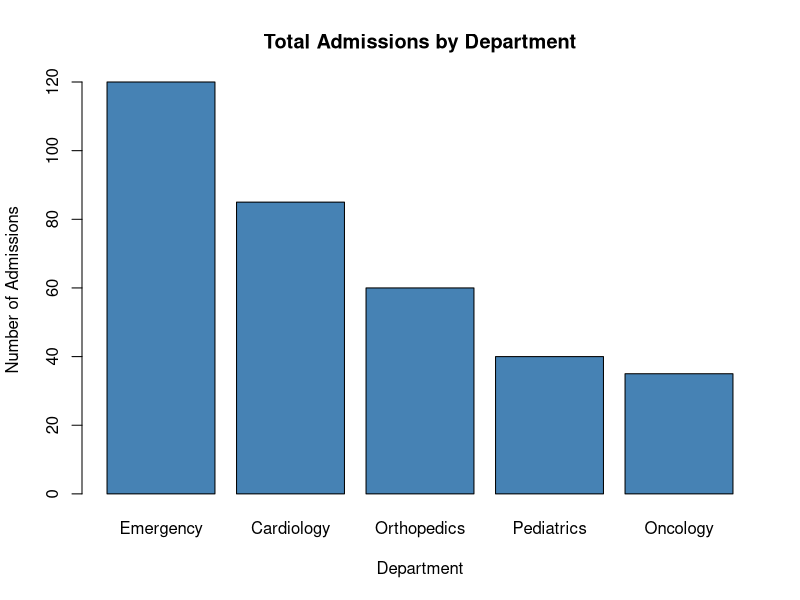

Write the R code that produced this figure.
#Simple Bar Plot

#Create dataset
hospital_data <- data.frame(
  Department = c("Emergency","Cardiology","Orthopedics","Pediatrics",
                 "Oncology"),
  Admissions = c(120,85,60,40,35),
  Male = c(70,50,35,20,15),
  Female = c(50,35,25,20,20))

#view the dataset
print(hospital_data)

#simple bar plot :total admissions by department
barplot(
  height = hospital_data$Admissions,
  names.arg = hospital_data$Department,
  col = "steelblue",
  main = "Total Admissions by Department",
  xlab = "Department",
  ylab = "Number of Admissions")